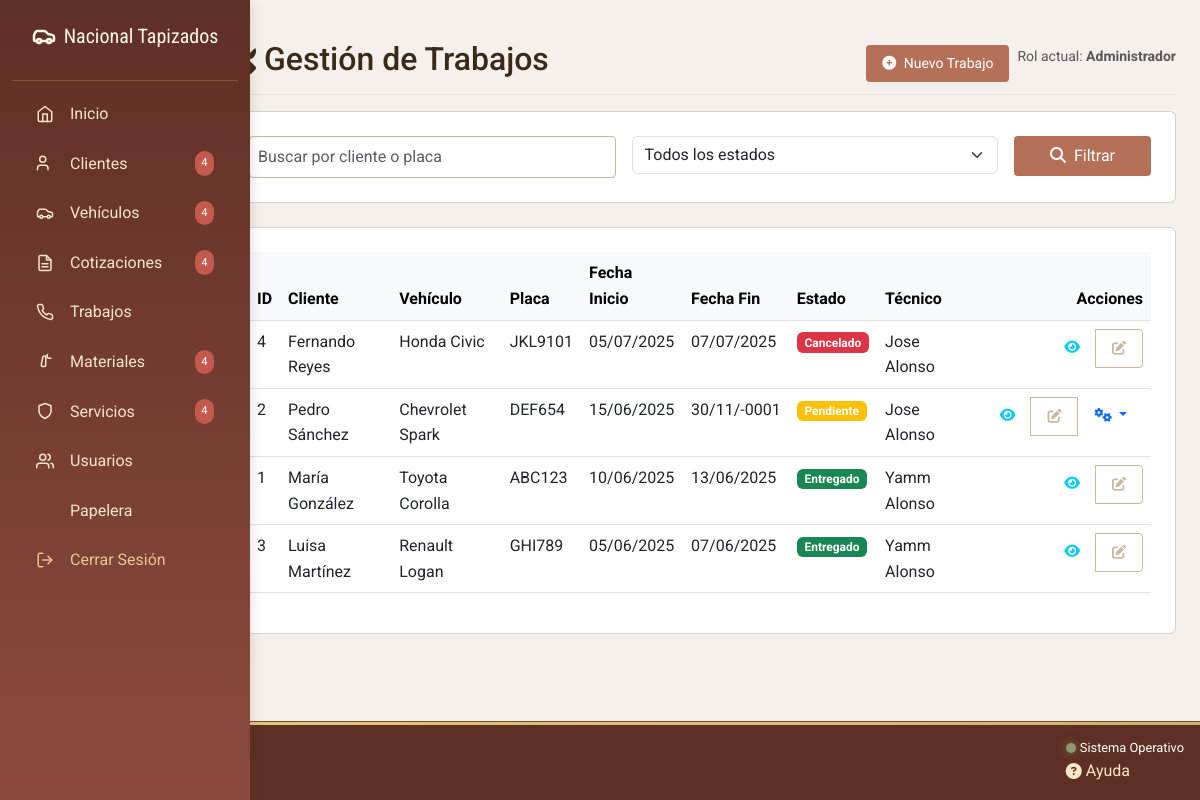
/admin/formularios/trabajos/index.php (signed in), run on an earlier commit of the app's database.
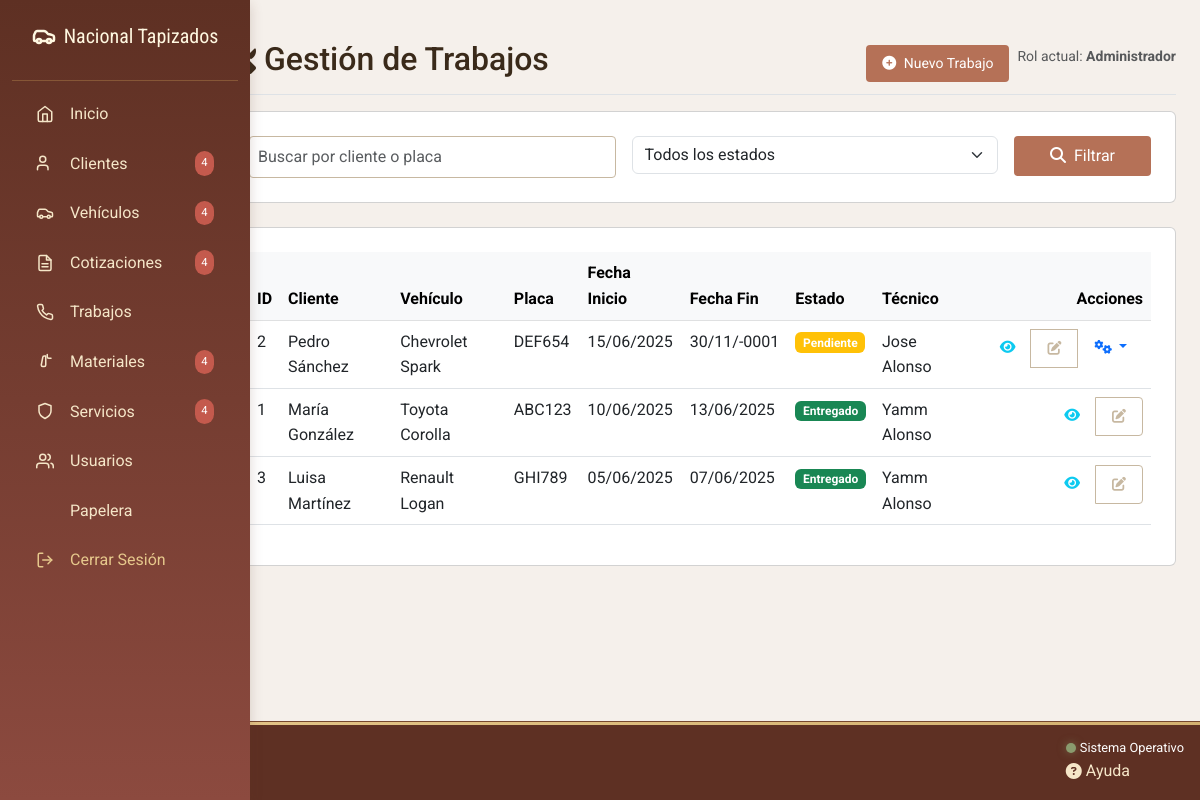
And on a later commit of the database.
### tables this page shows
CREATE TABLE `trabajos` (
  `id_trabajos` int(11) NOT NULL,
  `id_cotizacion` int(11) NOT NULL,
  `fecha_inicio` date NOT NULL,
  `fecha_fin` date NOT NULL,
  `estado` enum('Pendiente','En progreso','Entregado','Cancelado') NOT NULL,
  `notas` text NOT NULL,
  `fotos` varchar(255) NOT NULL,
  `activo` tinyint(1) NOT NULL DEFAULT 1
);

CREATE TABLE `clientes` (
  `id_cliente` int(11) NOT NULL,
  `nombre_cliente` varchar(50) NOT NULL,
  `correo_cliente` varchar(70) NOT NULL,
  `telefono_cliente` varchar(25) NOT NULL,
  `direccion_cliente` text NOT NULL,
  `fecha_registro` timestamp NOT NULL DEFAULT current_timestamp() ON UPDATE current_timestamp(),
  `notas_cliente` text NOT NULL,
  `activo` tinyint(1) NOT NULL DEFAULT 1
);

CREATE TABLE `vehiculos` (
  `id_vehiculo` int(11) NOT NULL,
  `marca_vehiculo` varchar(50) NOT NULL,
  `modelo_vehiculo` varchar(50) NOT NULL,
  `placa_vehiculo` varchar(20) NOT NULL,
  `notas_vehiculo` text NOT NULL,
  `activo` tinyint(1) NOT NULL DEFAULT 1
);

CREATE TABLE `usuarios` (
  `id_usuario` int(11) NOT NULL,
  `id_rol` int(11) NOT NULL,
  `username_usuario` varchar(50) NOT NULL,
  `contrasena_usuario` varchar(255) NOT NULL,
  `nombre_completo` varchar(70) NOT NULL,
  `correo_usuario` varchar(70) NOT NULL,
  `telefono_usuario` varchar(25) NOT NULL,
  `fecha_creacion` timestamp NOT NULL DEFAULT current_timestamp() ON UPDATE current_timestamp(),
  `activo_usuario` enum('Activo','Inactivo') NOT NULL,
  `ultima_actividad` datetime NOT NULL,
  `activo` tinyint(1) NOT NULL DEFAULT 1
);

### php/auth.php (called while the page is built, shortened)
<?php
function getUserRole() {
    return $_SESSION['usuario_rol'] ?? 'Invitado';
}
function isAdmin() {
    return getUserRole() === 'Administrador';
}
?>

### admin/formularios/trabajos/index.php (the view, shortened to what the changed rows need)
<?php
require_once __DIR__ . '/../../../php/conexion.php';
require_once __DIR__ . '/../../../php/auth.php';
$pagina = max(1, intval($_GET['pagina'] ?? 1));
$porPagina = 10;
try {
    $baseQuery = "FROM trabajos t
                 JOIN cotizaciones c ON t.id_cotizacion = c.id_cotizacion
                 JOIN clientes cl ON c.id_cliente = cl.id_cliente
                 JOIN vehiculos v ON c.id_vehiculo = v.id_vehiculo
                 JOIN usuarios u ON c.id_usuario = u.id_usuario";
    $params = [];
    $conditions = [];
    $whereClause = !empty($conditions) ? " WHERE " . implode(" AND ", $conditions) : "";
    $sql = "SELECT t.*, c.id_cotizacion, cl.nombre_cliente, v.marca_vehiculo,
                   v.modelo_vehiculo, v.placa_vehiculo, u.nombre_completo as nombre_tecnico
            " . $baseQuery . $whereClause . "
            ORDER BY t.fecha_inicio DESC
            LIMIT " . (($pagina - 1) * $porPagina) . ", $porPagina";
    $stmt = $conex->prepare($sql);
    $stmt->execute($params);
    $trabajos = $stmt->fetchAll();
} catch (PDOException $e) {
    error_log("Error en la consulta de trabajos: " . $e->getMessage());
    $_SESSION['mensaje'] = 'Ocurrió un error al cargar los trabajos';
    $_SESSION['tipo_mensaje'] = 'danger';
    header('Location: index.php');
    exit;
}
require_once __DIR__ . '/../../includes/head.php';
?>
<body class="bg-light">
    <div class="container-fluid">
        <div class="row">
            <main class="col-md-9 ms-sm-auto col-lg-10 px-md-4 py-4">
                <div class="d-flex justify-content-between flex-wrap flex-md-nowrap align-items-center pt-3 pb-2 mb-3 border-bottom">
                    <h1 class="h2">
                        <i class="fas fa-tools me-2"></i>Gestión de Trabajos
                    </h1>
                </div>
                <div class="card">
                    <div class="card-body">
                        <div class="table-responsive">
                            <table class="table table-hover">
                                <thead class="table-light">
                                    <tr>
                                        <th>ID</th>
                                        <th>Cliente</th>
                                        <th>Vehículo</th>
                                        <th>Placa</th>
                                        <th>Fecha Inicio</th>
                                        <th>Fecha Fin</th>
                                        <th>Estado</th>
                                        <th>Técnico</th>
                                        <th class="text-end">Acciones</th>
                                    </tr>
                                </thead>
                                <tbody>
                                    <?php if (count($trabajos) > 0): ?>
                                        <?php foreach ($trabajos as $trabajo): ?>
                                            <tr>
                                                <td><?= $trabajo['id_trabajos'] ?></td>
                                                <td><?= htmlspecialchars($trabajo['nombre_cliente']) ?></td>
                                                <td><?= htmlspecialchars($trabajo['marca_vehiculo']) ?> <?= htmlspecialchars($trabajo['modelo_vehiculo']) ?></td>
                                                <td><?= htmlspecialchars($trabajo['placa_vehiculo']) ?></td>
                                                <td><?= date('d/m/Y', strtotime($trabajo['fecha_inicio'])) ?></td>
                                                <td><?= $trabajo['fecha_fin'] ? date('d/m/Y', strtotime($trabajo['fecha_fin'])) : '--' ?></td>
                                                <td>
                                                    <span class="badge bg-<?=
                                                        $trabajo['estado'] == 'Entregado' ? 'success' :
                                                        ($trabajo['estado'] == 'Cancelado' ? 'danger' :
                                                        ($trabajo['estado'] == 'En progreso' ? 'primary' : 'warning'))
                                                    ?>">
                                                        <?= $trabajo['estado'] ?>
                                                    </span>
                                                </td>
                                                <td><?= htmlspecialchars($trabajo['nombre_tecnico']) ?></td>
                                                <td class="text-end">
                                                    <div class="btn-group" role="group">
                                                        <a href="ver_trabajo.php?id=<?= $trabajo['id_trabajos'] ?>" class="btn btn-sm btn-outline-info" title="Ver detalles">
                                                            <i class="fas fa-eye"></i>
                                                        </a>
                                                        <?php if (isAdmin()): ?>
                                                        <a href="editar.php?id=<?= $trabajo['id_trabajos'] ?>" class="btn btn-sm btn-outline-secondary" title="Editar">
                                                            <i class="fas fa-edit"></i>
                                                        </a>
                                                        <?php endif; ?>
                                                        <?php if ($trabajo['estado'] != 'Entregado' && $trabajo['estado'] != 'Cancelado'): ?>
                                                        <div class="dropdown d-inline-block">
                                                            <button class="btn btn-sm btn-outline-primary dropdown-toggle" type="button" data-bs-toggle="dropdown" title="Cambiar estado">
                                                                <i class="fas fa-cogs"></i>
                                                            </button>
                                                        </div>
                                                        <?php endif; ?>
                                                    </div>
                                                </td>
                                            </tr>
                                        <?php endforeach; ?>
                                    <?php endif; ?>
                                </tbody>
                            </table>
                        </div>
                    </div>
                </div>
            </main>
        </div>
    </div>
</body>
</html>

What changed in the data, as far as the page shows it:
removed trabajos: id_trabajos "4", clientes.nombre_cliente "Fernando Reyes", vehiculos.marca_vehiculo "Honda", vehiculos.modelo_vehiculo "Civic", vehiculos.placa_vehiculo "JKL9101", fecha_inicio "05/07/2025", fecha_fin "07/07/2025", estado "Cancelado", usuarios.nombre_completo "Jose Alonso"
